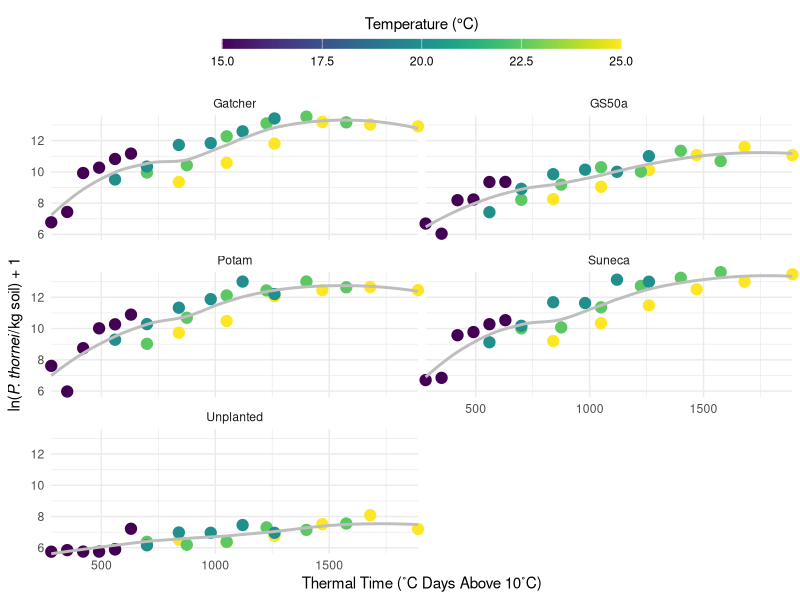
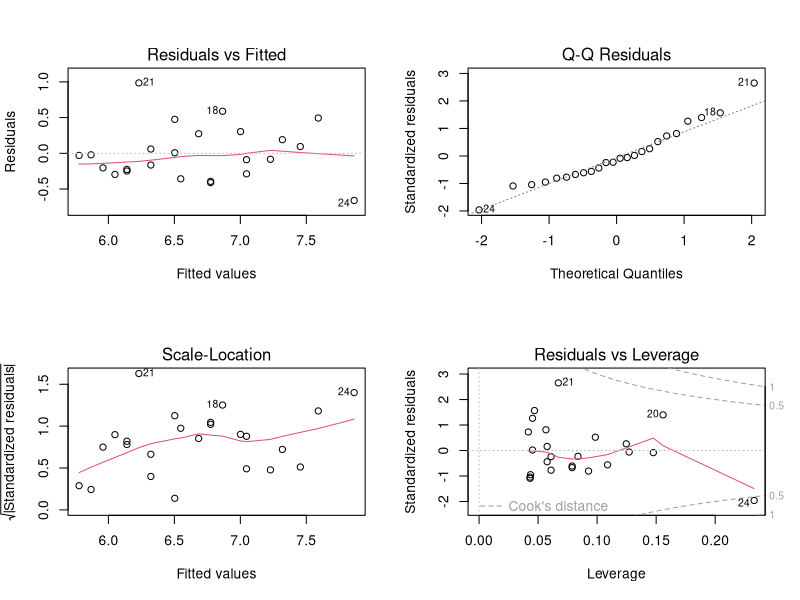
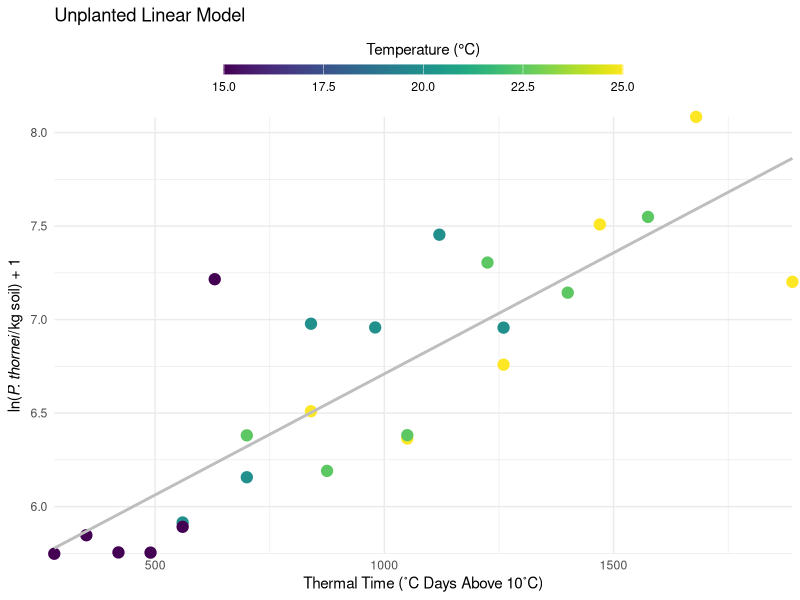
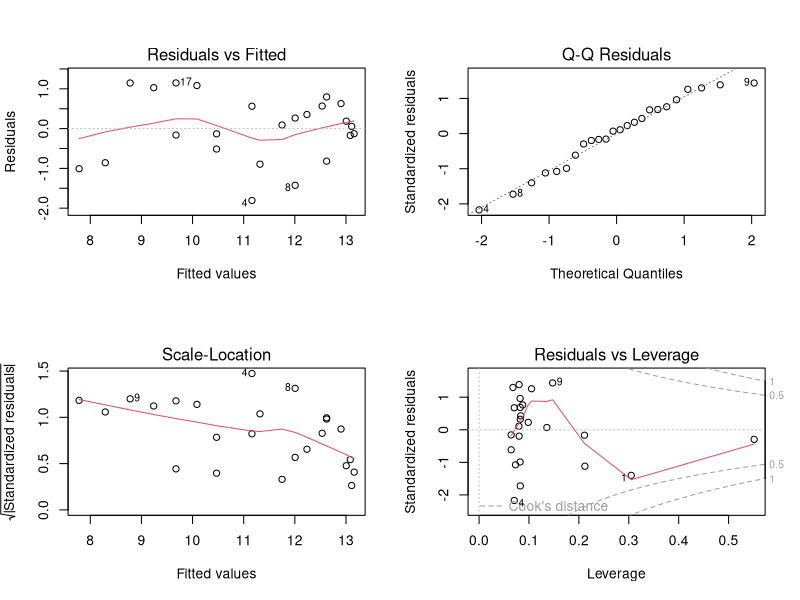
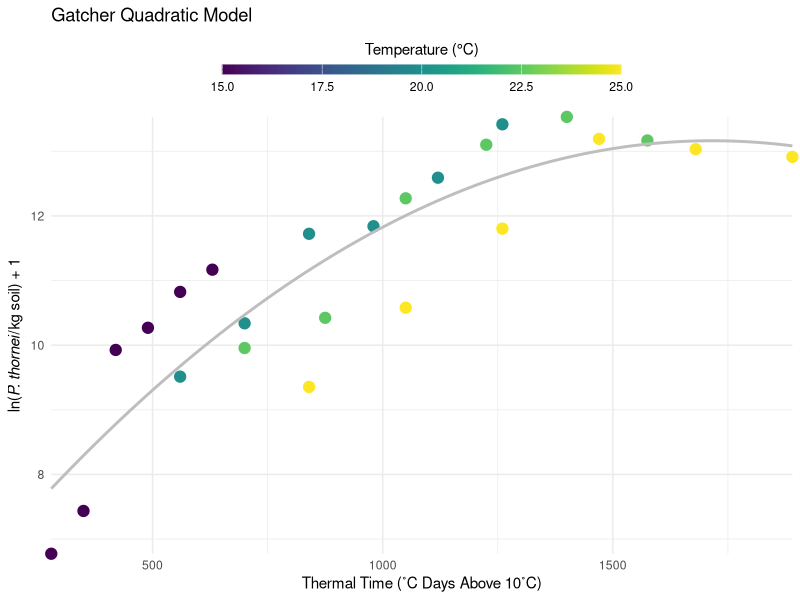
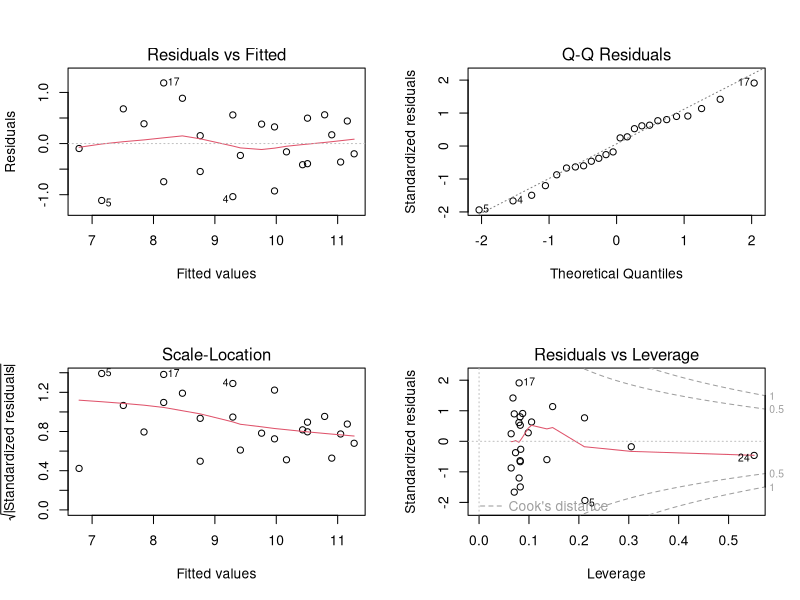
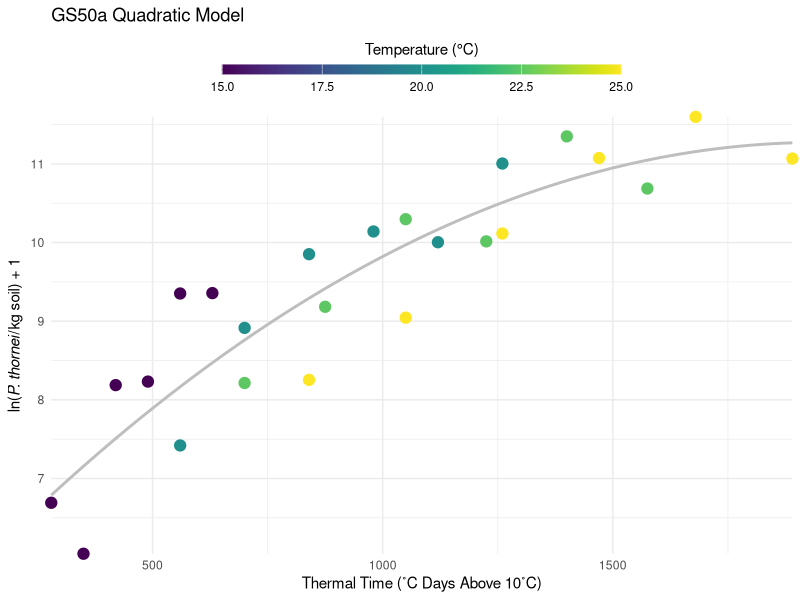
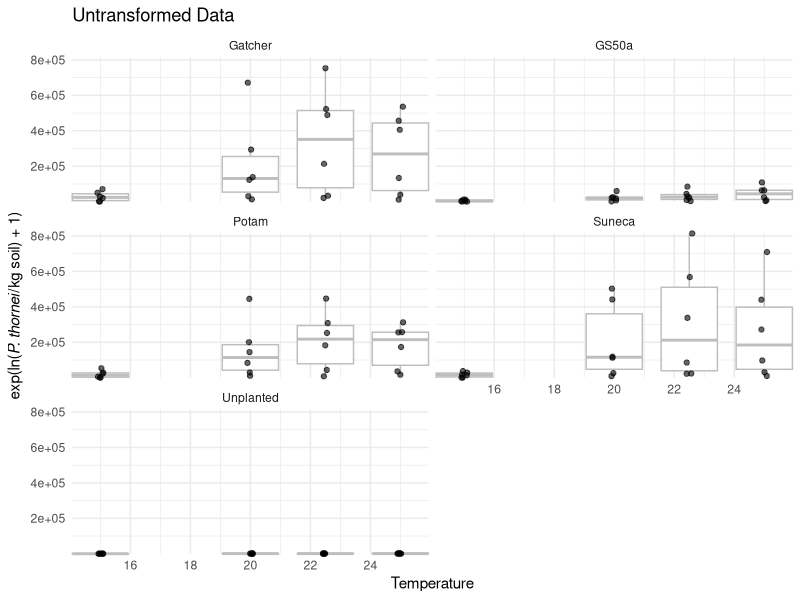

R code for these plots, in order: (Note: this script raises an error after producing the figures.)
## ---- chunk 1
knitr::opts_chunk$set(
  echo = TRUE,
  warning = FALSE,
  message = FALSE,
  results = "show",
  cache = FALSE,
  autodep = FALSE
)
## ---- chunk 2
if (!require("tidyverse")) {
  install.packages("tidyverse",
                   repos = c(CRAN = "https://cloud.r-project.org/"))
  library("tidyverse")
}

if (!require("viridis")) {
  install.packages("viridis",
                   repos = c(CRAN = "https://cloud.r-project.org/"))
  library("viridis")
}
## ---- chunk 3
nema <- read_csv("data/Nematode_Data.csv")

nema

nrow(nema)
## ---- chunk 4
if (!require("kableExtra")) {
  install.packages("kableExtra", 
                   repos = c(CRAN = "https://cloud.r-project.org/"))
  library("kableExtra")
}

fields <- data.frame(
  c("Weeks",
    "Days",
    "Temperature",
    "Degree_Days",
    "Unplanted",
    "Gatcher",
    "GS50a",
    "Potam",
    "Suneca"),
  c("Number of weeks after wheat sowing",
    "Number of days after wheat sowing",
    "Temperature (˚C) treatment",
    "Average thermal time degree days above 10 ˚C for four soil depths
    (8, 15, 30 and 60 cm)",
    paste0("Log", footnote_marker_symbol(1), ", `log()`, nematode population in
    the control treatment with no wheat planted"),
    paste0("Log", footnote_marker_symbol(1), ", `log()`, nematode population in a
    susceptible wheat cultivar"),
    paste0("Log", footnote_marker_symbol(1), ", `log()`, nematode population in a
    moderately resistant wheat cultivar"),
    paste0("Log", footnote_marker_symbol(1), ", `log()`, nematode population in a
    susceptible wheat cultivar"),
    paste0("Log", footnote_marker_symbol(1), ", `log()`, nematode population in a
    susceptible wheat cultivar")))

names(fields) <- c("Field", "Data Description")

fields %>%
  knitr::kable("html", escape = F) %>%
  kable_styling(bootstrap_options = c("striped",
                                      "hover",
                                      "condensed",
                                      "responsive")) %>%
  footnote(symbol = "For an exploration into the reasons why the data were transformed using the natural log `log()`, see the [Exploring Why the Data Were Log Transformed] in the [Bonus Material] section")
## ---- chunk 5
nema_long <- nema %>%
  pivot_longer(cols = Unplanted:Suneca,
               names_to = "Variety",
               values_to = "Log_pop")

nema_long

nrow(nema_long)
## ---- chunk 6
ggplot(nema_long,
       aes(
         x = Degree_days,
         y = Log_pop,
         colour = Temperature,
         group = Variety
       )) +
  geom_point(size = 3.5) +
  geom_smooth(colour = "grey",
              se = FALSE,
              alpha = 0.5) +
  ylab(expression(paste("ln(",
                        italic("P. thornei"),
                        "/kg soil) + 1"),
                  sep = "")) +
  xlab("Thermal Time (˚C Days Above 10˚C)") +
  theme_minimal() +
  theme(legend.position = "top") +
  guides(color = guide_colorbar(
    title.position = "top",
    title.hjust = .5,
    barwidth = unit(20, "lines"),
    barheight = unit(0.5, "lines")
  )) +
  scale_colour_viridis("Temperature (°C)") +
  coord_cartesian(clip = "off",
                  expand = FALSE) +
  facet_wrap(~ Variety, ncol = 2)
## ---- chunk 7
linear_model <- function(df) {
  lm(Log_pop ~ Degree_days,
     data = df)
}
## ---- chunk 8
unplanted_model <- nema_long %>%
  filter(Variety == "Unplanted") %>%
  linear_model()
## ---- chunk 9
par(mfrow = c(2, 2))
plot(unplanted_model)
## ---- chunk 10
summary(unplanted_model)
## ---- chunk 11
nema_long %>%
  group_by(Variety) %>%
  filter(Variety == "Unplanted") %>%
  ggplot(aes(x = Degree_days,
             y = Log_pop,
             colour = Temperature)) +
  geom_point(size = 3.5) +
  geom_smooth(
    method = "lm",
    formula = y ~ x,
    size = 1,
    se = FALSE,
    colour = "grey",
    alpha = 0.5
  ) +
  ylab(expression(paste("ln(",
                        italic("P. thornei"),
                        "/kg soil) + 1"),
                  sep = "")) +
  xlab("Thermal Time (˚C Days Above 10˚C)") +
  theme_minimal() +
  theme(legend.position = "top") +
  guides(color = guide_colorbar(
    title.position = "top",
    title.hjust = .5,
    barwidth = unit(20, "lines"),
    barheight = unit(0.5, "lines")
  )) +
  scale_colour_viridis("Temperature (°C)") +
  coord_cartesian(clip = "off",
                  expand = FALSE) +
  ggtitle("Unplanted Linear Model")
## ---- chunk 12
quadratic_model <- function(df) {
  lm(Log_pop ~ Degree_days + I(Degree_days^2),
      data = df)
}
## ---- chunk 13
s_model <- nema_long %>%
  filter(Variety == "Gatcher") %>% 
  quadratic_model()

par(mfrow = c(2, 2))
plot(s_model)

summary(s_model)
## ---- chunk 14
nema_long %>%
  group_by(Variety) %>%
  filter(Variety == "Gatcher") %>%
  ggplot(aes(x = Degree_days,
             y = Log_pop,
             colour = Temperature,)) +
  geom_point(size = 3.5) +
  geom_smooth(
    method = "lm",
    formula = y ~ x + I(x ^ 2),
    size = 1,
    se = FALSE,
    colour = "grey",
    alpha = 0.5
  ) +
  ylab(expression(paste("ln(",
                        italic("P. thornei"),
                        "/kg soil) + 1"),
                  sep = "")) +
  xlab("Thermal Time (˚C Days Above 10˚C)") +
  theme_minimal() +
  theme(legend.position = "top") +
  guides(color = guide_colorbar(
    title.position = "top",
    title.hjust = .5,
    barwidth = unit(20, "lines"),
    barheight = unit(0.5, "lines")
  )) +
  scale_colour_viridis("Temperature (°C)") +
  coord_cartesian(clip = "off",
                  expand = FALSE) +
  ggtitle("Gatcher Quadratic Model")
## ---- chunk 15
mr_model <- nema_long %>%
  filter(Variety == "GS50a") %>%
  quadratic_model()

par(mfrow = c(2, 2))
plot(mr_model)

summary(mr_model)
## ---- chunk 16
nema_long %>%
  group_by(Variety) %>%
  filter(Variety == "GS50a") %>%
  ggplot(aes(x = Degree_days,
             y = Log_pop,
             colour = Temperature,)) +
  geom_point(size = 3.5) +
  geom_smooth(
    method = "lm",
    formula = y ~ x + I(x ^ 2),
    size = 1,
    se = FALSE,
    colour = "grey",
    alpha = 0.5
  ) +
  ylab(expression(paste("ln(",
                        italic("P. thornei"),
                        "/kg soil) + 1"),
                  sep = "")) +
  xlab("Thermal Time (˚C Days Above 10˚C)") +
  theme_minimal() +
  theme(legend.position = "top") +
  guides(color = guide_colorbar(
    title.position = "top",
    title.hjust = .5,
    barwidth = unit(20, "lines"),
    barheight = unit(0.5, "lines")
  )) +
  scale_colour_viridis("Temperature (°C)") +
  coord_cartesian(clip = "off",
                  expand = FALSE) +
  ggtitle("GS50a Quadratic Model")
## ---- chunk 17
ggplot(nema_long,
       aes(
         x = Temperature,
         y = exp(Log_pop) - 1,
         group = Temperature
       )) +
  geom_boxplot(colour = "grey",
               outlier.color = NA) +
  geom_jitter(width = 0.1,
              alpha = 0.6) +
  ylab(expression(paste(
    "exp(ln(",
    italic("P. thornei"),
    "/kg soil) + 1)"
  ),
  sep = "")) +
  facet_wrap(~ Variety,
             ncol = 2) +
  ggtitle("Untransformed Data") +
  coord_cartesian(clip = "off",
                  expand = FALSE) +
  theme_minimal()
## ---- chunk 18
ggplot(nema_long,
       aes(sample = exp(Log_pop) - 1)) +
  stat_qq() +
  facet_wrap(~ Variety,
             ncol = 2) +
  coord_cartesian(clip = "off",
                  expand = FALSE) +
  theme_minimal()
## ---- chunk 19
ggplot(nema_long,
       aes(x = Temperature,
           y = Log_pop,
           group = Temperature)) +
  geom_boxplot(colour = "grey",
               outlier.color = NA) +
  geom_jitter(width = 0.1,
              alpha = 0.6) +
  ylab(expression(paste(
    "exp(ln(",
    italic("P. thornei"),
    "/kg soil) + 1)"
  ),
  sep = "")) +
  facet_wrap( ~ Variety,
              ncol = 2) +
  ggtitle("Log Transformed Data") +
  coord_cartesian(clip = "off",
                  expand = FALSE) +
  theme_minimal()
## ---- chunk 20
ggplot(nema_long,
       aes(sample = Log_pop)) +
  stat_qq() +
  facet_wrap(~ Variety,
             ncol = 2) +
  coord_cartesian(clip = "off",
                  expand = FALSE) +
  theme_minimal()
## ---- chunk 21
unplanted_poly_model <- nema_long %>%
  filter(Variety == "Unplanted") %>% 
  quadratic_model()

par(mfrow = c(2, 2))
plot(unplanted_poly_model)

summary(unplanted_poly_model)
## ---- chunk 22
nema_long %>%
  group_by(Variety) %>%
  filter(Variety == "Unplanted") %>%
  ggplot(aes(x = Degree_days,
             y = Log_pop,
             colour = Temperature, )) +
  geom_point(size = 3.5) +
  geom_smooth(
    method = "lm",
    formula = y ~ x + I(x ^ 2),
    size = 1,
    se = FALSE,
    colour = "grey",
    alpha = 0.5
  ) +
  ylab(expression(paste("ln(",
                        italic("P. thornei"),
                        "/kg soil) + 1"),
                  sep = "")) +
  xlab("Thermal Time (˚C Days Above 10˚C)") +
  theme_minimal() +
  theme(legend.position = "top") +
  guides(color = guide_colorbar(
    title.position = "top",
    title.hjust = .5,
    barwidth = unit(20, "lines"),
    barheight = unit(0.5, "lines")
  )) +
  coord_cartesian(clip = "off",
                  expand = FALSE) +
  scale_colour_viridis("Temperature (°C)") +
  ggtitle("Unplanted Quadratic Model")
## ---- chunk 23
AIC(unplanted_model)
AIC(unplanted_poly_model)
## ---- chunk 24
sessioninfo::session_info()
